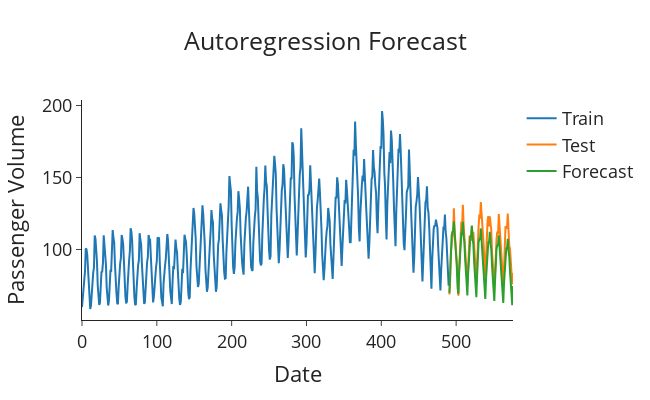

Source (notebook cell):
### Markdown cell above
Abbiamo deciso di effettuare la predizione sul 15% del dataset che corrisponde agli ultimi 7 anni di valori di vendite mensili

### Code cell
# Train-test split
train = df.iloc[:-86]
test = df.iloc[-86:]

# AR model order selection
selector = ar_select_order(train['diff_diff12_log_IPN31152N'].dropna(), maxlag=12)
print(f"Selected AR lags: {selector.ar_lags}")

# Fit the AR model
model = AutoReg(
    train['diff_diff12_log_IPN31152N'].dropna(), 
    lags=selector.ar_lags
).fit()

# Forecast differenced values
diff_forecasts = list(model.forecast(steps=len(test)))

# Step 1: Undo regular differencing
seasonal_diff_forecasts = []
last_seasonal_diff = train['diff_diff12_log_IPN31152N'].iloc[-1]
for i, diff_forecast in enumerate(diff_forecasts):
    if i == 0:
        val = diff_forecast + last_seasonal_diff
    else:
        val = diff_forecast + seasonal_diff_forecasts[i - 1]
    seasonal_diff_forecasts.append(val)

# Step 2: Undo seasonal differencing
log_forecasts = []
log_series = train['log_IPN31152N']

for i, val in enumerate(seasonal_diff_forecasts):
    if i < 12:
        restored = val + log_series.iloc[-12 + i]
    else:
        restored = val + log_forecasts[i - 12]
    log_forecasts.append(restored)

# Step 3: Undo log transformation
forecasts = np.exp(log_forecasts)
forecasts = pd.Series(forecasts, index=test.index)
def plot_forecasts(forecasts, title):
    fig = go.Figure()
    fig.add_trace(go.Scatter(x=train.index, y=train['IPN31152N'], name='Train'))
    fig.add_trace(go.Scatter(x=test.index, y=test['IPN31152N'], name='Test'))
    fig.add_trace(go.Scatter(x=test.index, y=forecasts, name='Forecast'))
    fig.update_layout(template="simple_white", font=dict(size=18), title_text=title,
                      width=650, title_x=0.5, height=400, xaxis_title='Date',
                      yaxis_title='Passenger Volume')
    return fig.show()

plot_forecasts(forecasts, 'Autoregression Forecast')

mean_abs_err=(np.abs(forecasts-test['IPN31152N'])/test['IPN31152N']).mean()
print(f'Mean absolute error: {mean_abs_err}')

### Figure 1 — Plotly figure (JSON) as saved in the notebook; plotly's stock layout.template omitted (floating-point values rounded to 4 significant figures; data arrays with more than 128 entries replaced by an {"elided": "..."} marker saying what was removed)
{"data": [{"name": "Train", "type": "scatter", "x": {"elided": "491 int values"}, "y": {"elided": "491 float values"}}, {"name": "Test", "type": "scatter", "x": [491, 492, 493, 494, 495, 496, 497, 498, 499, 500, 501, 502, 503, 504, 505, 506, 507, 508, 509, 510, 511, 512, 513, 514, 515, 516, 517, 518, 519, 520, 521, 522, 523, 524, 525, 526, 527, 528, 529, 530, 531, 532, 533, 534, 535, 536, 537, 538, 539, 540, 541, 542, 543, 544, 545, 546, 547, 548, 549, 550, 551, 552, 553, 554, 555, 556, 557, 558, 559, 560, 561, 562, 563, 564, 565, 566, 567, 568, 569, 570, 571, 572, 573, 574, 575, 576], "y": [68.77, 78.12, 98.03, 107.9, 107.9, 110.9, 128.7, 112.4, 106.1, 98.19, 91.0, 80.07, 67.8, 86.4, 101.7, 113.8, 119.4, 116.6, 131.0, 117.3, 111.4, 100.6, 91.26, 86.57, 75.37, 85.58, 100.6, 109.6, 108.4, 106.1, 116.1, 108.4, 112.2, 100.3, 93.93, 85.86, 76.97, 92.81, 102.0, 116.2, 124.2, 121.5, 133.0, 124.9, 121.3, 108.0, 101.4, 86.66, 81.26, 94.25, 112.4, 119.7, 123.2, 116.1, 123.1, 116.3, 113.2, 97.91, 90.47, 77.44, 75.81, 83.43, 99.49, 107.3, 112.4, 110.4, 124.6, 117.2, 112.7, 103.3, 92.13, 82.43, 76.76, 87.0, 98.11, 116.2, 115.0, 114.6, 125.0, 110.3, 102.6, 100.2, 90.17, 79.72, 75.71, 83.63]}, {"name": "Forecast", "type": "scatter", "x": [491, 492, 493, 494, 495, 496, 497, 498, 499, 500, 501, 502, 503, 504, 505, 506, 507, 508, 509, 510, 511, 512, 513, 514, 515, 516, 517, 518, 519, 520, 521, 522, 523, 524, 525, 526, 527, 528, 529, 530, 531, 532, 533, 534, 535, 536, 537, 538, 539, 540, 541, 542, 543, 544, 545, 546, 547, 548, 549, 550, 551, 552, 553, 554, 555, 556, 557, 558, 559, 560, 561, 562, 563, 564, 565, 566, 567, 568, 569, 570, 571, 572, 573, 574, 575, 576], "y": [69.96, 85.81, 99.23, 109.7, 112.4, 112.9, 119.6, 111.4, 107.7, 94.91, 87.13, 73.34, 69.23, 84.04, 97.49, 108.6, 111.1, 110.9, 119.0, 109.3, 105.3, 93.88, 85.95, 72.3, 68.06, 82.9, 95.99, 106.8, 109.1, 109.4, 116.6, 107.7, 103.9, 91.96, 84.44, 71.07, 66.88, 81.37, 94.33, 104.8, 107.3, 107.2, 114.6, 105.7, 101.8, 90.44, 82.87, 69.69, 65.63, 79.87, 92.45, 102.9, 105.1, 105.2, 112.3, 103.5, 99.86, 88.53, 81.18, 68.3, 64.27, 78.18, 90.59, 100.7, 102.9, 102.9, 109.9, 101.4, 97.65, 86.64, 79.42, 66.78, 62.85, 76.47, 88.52, 98.42, 100.6, 100.6, 107.4, 99.0, 95.41, 84.61, 77.55, 65.22, 61.37, 74.62]}], "layout": {"font": {"size": 18}, "height": 400, "title": {"text": "Autoregression Forecast", "x": 0.5}, "width": 650, "xaxis": {"title": {"text": "Date"}}, "yaxis": {"title": {"text": "Passenger Volume"}}}}
